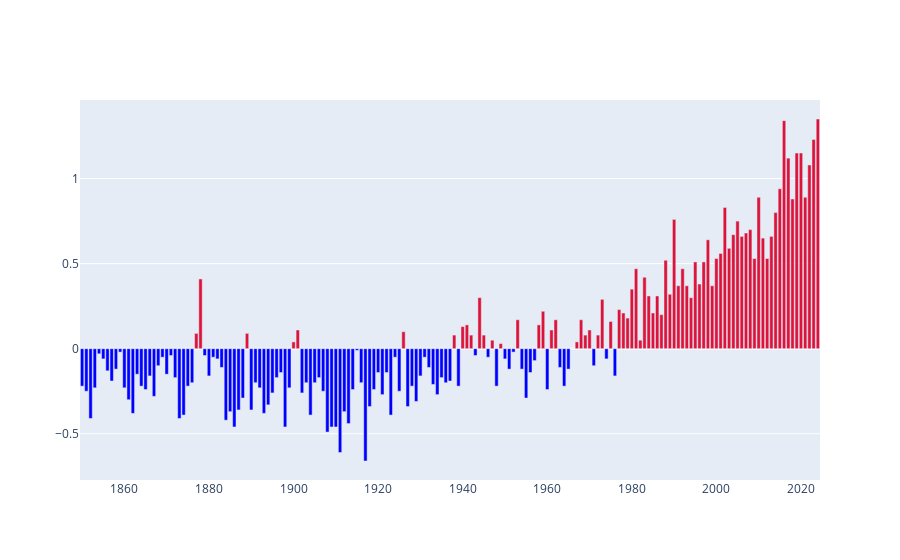

The notebook cell saved with this chart:
### Code cell
gta = pd.read_csv('Datasets/Surface Temperatures/TempAnomaly.csv')

fig = go.FigureWidget(data=go.Bar(
    x=gta["Year"],
    y=gta["Anomaly"],
    marker=dict(color=np.where(gta["Anomaly"] > 0, 'crimson', 'blue'))
))

fig.show()

### Figure 1 — Plotly figure (JSON) as saved in the notebook; plotly's stock layout.template omitted (floating-point values rounded to 4 significant figures; data arrays with more than 128 entries replaced by an {"elided": "..."} marker saying what was removed)
{"data": [{"marker": {"color": {"elided": "175 str values"}}, "type": "bar", "uid": "7497aa86-7e3f-4603-ab9e-eec21db5633e", "x": {"elided": "175 int values"}, "y": {"elided": "175 float values"}}], "layout": {}}
